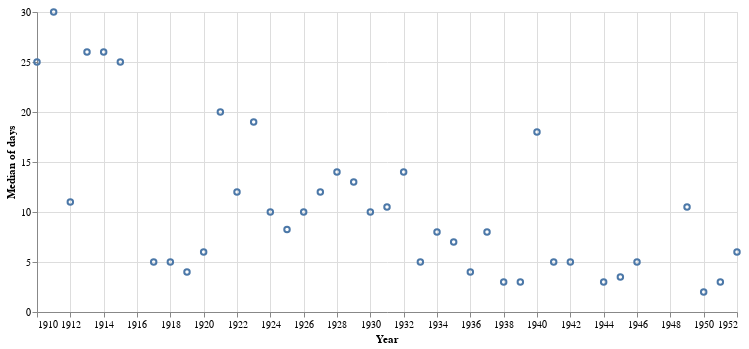

Write notebook code for a chart like this one.
### Markdown cell above
Here's the median number of days using the filtered dataset.

### Code cell
alt.Chart(filtered_df).mark_point().encode(
    x=alt.X('year(date):T', title='Year'),
    y='median(days):Q',
    tooltip=[alt.Tooltip('year(date):T', title='Year'), alt.Tooltip('median(days):Q', title='Median number of days')]
).properties(width=700)

### Figure 1 — Vega-Lite specification as saved in the notebook (floating-point values rounded to 4 significant figures; data arrays with more than 128 entries replaced by an {"elided": "..."} marker saying what was removed)
{"$schema": "https://vega.github.io/schema/vega-lite/v3.4.0.json", "config": {"mark": {"tooltip": null}, "view": {"height": 300, "width": 400}}, "data": {"name": "data-92434b6917a16d61decaf07588bbdc19"}, "datasets": {"data-92434b6917a16d61decaf07588bbdc19": {"elided": "564 records"}}, "encoding": {"tooltip": [{"field": "date", "timeUnit": "year", "title": "Year", "type": "temporal"}, {"aggregate": "median", "field": "days", "title": "Median number of days", "type": "quantitative"}], "x": {"field": "date", "timeUnit": "year", "title": "Year", "type": "temporal"}, "y": {"aggregate": "median", "field": "days", "type": "quantitative"}}, "mark": "point", "width": 700}
